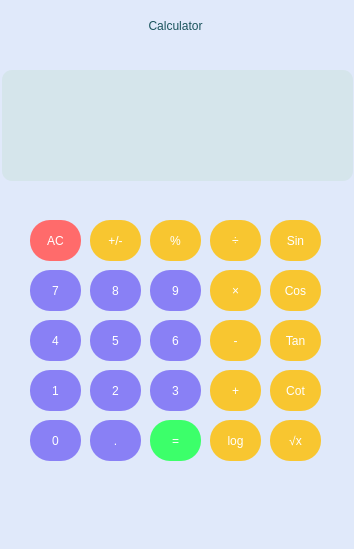
<?xml version="1.0" encoding="UTF-8"?>
<ui version="4.0">
 <class>MainWindow</class>
 <widget class="QMainWindow" name="MainWindow">
  <property name="geometry">
   <rect>
    <x>0</x>
    <y>0</y>
    <width>354</width>
    <height>549</height>
   </rect>
  </property>
  <property name="minimumSize">
   <size>
    <width>354</width>
    <height>549</height>
   </size>
  </property>
  <property name="maximumSize">
   <size>
    <width>354</width>
    <height>549</height>
   </size>
  </property>
  <property name="windowTitle">
   <string>Calculator</string>
  </property>
  <property name="styleSheet">
   <string notr="true">background-color: rgb(224, 233, 250);</string>
  </property>
  <widget class="QWidget" name="centralwidget">
   <widget class="QLineEdit" name="textbox">
    <property name="geometry">
     <rect>
      <x>2</x>
      <y>70</y>
      <width>351</width>
      <height>111</height>
     </rect>
    </property>
    <property name="styleSheet">
     <string notr="true">border-radius: 10px;
color: rgb(34, 109, 121);
font: 700 20pt &quot;Segoe UI&quot;;
background-color: rgb(213, 229, 235);</string>
    </property>
   </widget>
   <widget class="QLabel" name="label">
    <property name="geometry">
     <rect>
      <x>110</x>
      <y>10</y>
      <width>131</width>
      <height>31</height>
     </rect>
    </property>
    <property name="styleSheet">
     <string notr="true">font: 700 20pt &quot;Segoe UI&quot;;
color:rgb(26, 83, 92);
</string>
    </property>
    <property name="text">
     <string>Calculator</string>
    </property>
    <property name="alignment">
     <set>Qt::AlignCenter</set>
    </property>
   </widget>
   <widget class="QPushButton" name="btn_ac">
    <property name="geometry">
     <rect>
      <x>30</x>
      <y>220</y>
      <width>51</width>
      <height>41</height>
     </rect>
    </property>
    <property name="maximumSize">
     <size>
      <width>75</width>
      <height>16777215</height>
     </size>
    </property>
    <property name="styleSheet">
     <string notr="true">QPushButton{
background-color: rgb(255, 107, 107);
font: 700 10pt &quot;Segoe UI&quot;;
color: rgb(255, 255, 255);
border-width: 16px;
border-height: 16px;
border-radius: 20px;
}
QPushButton:pressed{
	background-color: rgb(249, 74, 68);
}
</string>
    </property>
    <property name="text">
     <string>AC</string>
    </property>
   </widget>
   <widget class="QPushButton" name="btn_sign">
    <property name="geometry">
     <rect>
      <x>90</x>
      <y>220</y>
      <width>51</width>
      <height>41</height>
     </rect>
    </property>
    <property name="maximumSize">
     <size>
      <width>75</width>
      <height>16777215</height>
     </size>
    </property>
    <property name="styleSheet">
     <string notr="true">QPushButton
{background-color: rgb(248, 198, 48);
font: 700 15pt &quot;Segoe UI&quot;;
color: rgb(255, 255, 255);
border-width: 16px;
border-height: 16px;
border-radius: 20px;
}
QPushButton:pressed{
	background-color: rgb(222, 168, 41);
}
</string>
    </property>
    <property name="text">
     <string>+/-</string>
    </property>
   </widget>
   <widget class="QPushButton" name="btn_percent">
    <property name="geometry">
     <rect>
      <x>150</x>
      <y>220</y>
      <width>51</width>
      <height>41</height>
     </rect>
    </property>
    <property name="maximumSize">
     <size>
      <width>75</width>
      <height>16777215</height>
     </size>
    </property>
    <property name="styleSheet">
     <string notr="true">QPushButton
{background-color: rgb(248, 198, 48);
font: 700 15pt &quot;Segoe UI&quot;;
color: rgb(255, 255, 255);
border-width: 16px;
border-height: 16px;
border-radius: 20px;
}
QPushButton:pressed{
	background-color: rgb(222, 168, 41);
}
</string>
    </property>
    <property name="text">
     <string>%</string>
    </property>
   </widget>
   <widget class="QPushButton" name="btn_div">
    <property name="geometry">
     <rect>
      <x>210</x>
      <y>220</y>
      <width>51</width>
      <height>41</height>
     </rect>
    </property>
    <property name="maximumSize">
     <size>
      <width>75</width>
      <height>16777215</height>
     </size>
    </property>
    <property name="styleSheet">
     <string notr="true">QPushButton
{background-color: rgb(248, 198, 48);
font: 700 15pt &quot;Segoe UI&quot;;
color: rgb(255, 255, 255);
border-width: 16px;
border-height: 16px;
border-radius: 20px;
}
QPushButton:pressed{
	background-color: rgb(222, 168, 41);
}</string>
    </property>
    <property name="text">
     <string>÷</string>
    </property>
   </widget>
   <widget class="QPushButton" name="btn7">
    <property name="geometry">
     <rect>
      <x>30</x>
      <y>270</y>
      <width>51</width>
      <height>41</height>
     </rect>
    </property>
    <property name="maximumSize">
     <size>
      <width>75</width>
      <height>16777215</height>
     </size>
    </property>
    <property name="styleSheet">
     <string notr="true">QPushButton{
background-color: rgb(137, 128, 245);
font: 700 15pt &quot;Segoe UI&quot;;
color: rgb(255, 255, 255);
border-width: 16px;
border-height: 16px;
border-radius: 20px;
}
QPushButton:pressed
{
	background-color: rgb(101, 95, 182);
}
</string>
    </property>
    <property name="text">
     <string>7</string>
    </property>
   </widget>
   <widget class="QPushButton" name="btn8">
    <property name="geometry">
     <rect>
      <x>90</x>
      <y>270</y>
      <width>51</width>
      <height>41</height>
     </rect>
    </property>
    <property name="maximumSize">
     <size>
      <width>75</width>
      <height>16777215</height>
     </size>
    </property>
    <property name="styleSheet">
     <string notr="true">QPushButton{
background-color: rgb(137, 128, 245);
font: 700 15pt &quot;Segoe UI&quot;;
color: rgb(255, 255, 255);
border-width: 16px;
border-height: 16px;
border-radius: 20px;
}
QPushButton:pressed
{
	background-color: rgb(101, 95, 182);
}
</string>
    </property>
    <property name="text">
     <string>8</string>
    </property>
   </widget>
   <widget class="QPushButton" name="btn9">
    <property name="geometry">
     <rect>
      <x>150</x>
      <y>270</y>
      <width>51</width>
      <height>41</height>
     </rect>
    </property>
    <property name="maximumSize">
     <size>
      <width>75</width>
      <height>16777215</height>
     </size>
    </property>
    <property name="styleSheet">
     <string notr="true">QPushButton{
background-color: rgb(137, 128, 245);
font: 700 15pt &quot;Segoe UI&quot;;
color: rgb(255, 255, 255);
border-width: 16px;
border-height: 16px;
border-radius: 20px;
}
QPushButton:pressed
{
	background-color: rgb(101, 95, 182);
}
</string>
    </property>
    <property name="text">
     <string>9</string>
    </property>
   </widget>
   <widget class="QPushButton" name="btn_mul">
    <property name="geometry">
     <rect>
      <x>210</x>
      <y>270</y>
      <width>51</width>
      <height>41</height>
     </rect>
    </property>
    <property name="maximumSize">
     <size>
      <width>75</width>
      <height>16777215</height>
     </size>
    </property>
    <property name="styleSheet">
     <string notr="true">QPushButton
{background-color: rgb(248, 198, 48);
font: 700 15pt &quot;Segoe UI&quot;;
color: rgb(255, 255, 255);
border-width: 16px;
border-height: 16px;
border-radius: 20px;
}
QPushButton:pressed{
	background-color: rgb(222, 168, 41);
}</string>
    </property>
    <property name="text">
     <string>×</string>
    </property>
   </widget>
   <widget class="QPushButton" name="btn1">
    <property name="geometry">
     <rect>
      <x>30</x>
      <y>370</y>
      <width>51</width>
      <height>41</height>
     </rect>
    </property>
    <property name="maximumSize">
     <size>
      <width>75</width>
      <height>16777215</height>
     </size>
    </property>
    <property name="styleSheet">
     <string notr="true">QPushButton{
background-color: rgb(137, 128, 245);
font: 700 15pt &quot;Segoe UI&quot;;
color: rgb(255, 255, 255);
border-width: 16px;
border-height: 16px;
border-radius: 20px;
}
QPushButton:pressed
{
	background-color: rgb(101, 95, 182);
}
</string>
    </property>
    <property name="text">
     <string>1</string>
    </property>
   </widget>
   <widget class="QPushButton" name="btn2">
    <property name="geometry">
     <rect>
      <x>90</x>
      <y>370</y>
      <width>51</width>
      <height>41</height>
     </rect>
    </property>
    <property name="maximumSize">
     <size>
      <width>75</width>
      <height>16777215</height>
     </size>
    </property>
    <property name="styleSheet">
     <string notr="true">QPushButton{
background-color: rgb(137, 128, 245);
font: 700 15pt &quot;Segoe UI&quot;;
color: rgb(255, 255, 255);
border-width: 16px;
border-height: 16px;
border-radius: 20px;
}
QPushButton:pressed
{
	background-color: rgb(101, 95, 182);
}
</string>
    </property>
    <property name="text">
     <string>2</string>
    </property>
   </widget>
   <widget class="QPushButton" name="btn6">
    <property name="geometry">
     <rect>
      <x>150</x>
      <y>320</y>
      <width>51</width>
      <height>41</height>
     </rect>
    </property>
    <property name="maximumSize">
     <size>
      <width>75</width>
      <height>16777215</height>
     </size>
    </property>
    <property name="styleSheet">
     <string notr="true">QPushButton{
background-color: rgb(137, 128, 245);
font: 700 15pt &quot;Segoe UI&quot;;
color: rgb(255, 255, 255);
border-width: 16px;
border-height: 16px;
border-radius: 20px;
}
QPushButton:pressed
{
	background-color: rgb(101, 95, 182);
}
</string>
    </property>
    <property name="text">
     <string>6</string>
    </property>
   </widget>
   <widget class="QPushButton" name="btn_sub">
    <property name="geometry">
     <rect>
      <x>210</x>
      <y>320</y>
      <width>51</width>
      <height>41</height>
     </rect>
    </property>
    <property name="maximumSize">
     <size>
      <width>75</width>
      <height>16777215</height>
     </size>
    </property>
    <property name="styleSheet">
     <string notr="true">QPushButton
{background-color: rgb(248, 198, 48);
font: 700 15pt &quot;Segoe UI&quot;;
color: rgb(255, 255, 255);
border-width: 16px;
border-height: 16px;
border-radius: 20px;}
QPushButton:pressed{
	background-color: rgb(222, 168, 41);
}
</string>
    </property>
    <property name="text">
     <string>-</string>
    </property>
   </widget>
   <widget class="QPushButton" name="btn4">
    <property name="geometry">
     <rect>
      <x>30</x>
      <y>320</y>
      <width>51</width>
      <height>41</height>
     </rect>
    </property>
    <property name="maximumSize">
     <size>
      <width>75</width>
      <height>16777215</height>
     </size>
    </property>
    <property name="styleSheet">
     <string notr="true">QPushButton{
background-color: rgb(137, 128, 245);
font: 700 15pt &quot;Segoe UI&quot;;
color: rgb(255, 255, 255);
border-width: 16px;
border-height: 16px;
border-radius: 20px;
}
QPushButton:pressed
{
	background-color: rgb(101, 95, 182);
}
</string>
    </property>
    <property name="text">
     <string>4</string>
    </property>
   </widget>
   <widget class="QPushButton" name="btn5">
    <property name="geometry">
     <rect>
      <x>90</x>
      <y>320</y>
      <width>51</width>
      <height>41</height>
     </rect>
    </property>
    <property name="maximumSize">
     <size>
      <width>75</width>
      <height>16777215</height>
     </size>
    </property>
    <property name="styleSheet">
     <string notr="true">QPushButton{
background-color: rgb(137, 128, 245);
font: 700 15pt &quot;Segoe UI&quot;;
color: rgb(255, 255, 255);
border-width: 16px;
border-height: 16px;
border-radius: 20px;
}
QPushButton:pressed
{
	background-color: rgb(101, 95, 182);
}
</string>
    </property>
    <property name="text">
     <string>5</string>
    </property>
   </widget>
   <widget class="QPushButton" name="btn0">
    <property name="geometry">
     <rect>
      <x>30</x>
      <y>420</y>
      <width>51</width>
      <height>41</height>
     </rect>
    </property>
    <property name="maximumSize">
     <size>
      <width>75</width>
      <height>16777215</height>
     </size>
    </property>
    <property name="styleSheet">
     <string notr="true">QPushButton{
background-color: rgb(137, 128, 245);
font: 700 15pt &quot;Segoe UI&quot;;
color: rgb(255, 255, 255);
border-width: 16px;
border-height: 16px;
border-radius: 20px;
}
QPushButton:pressed
{
	background-color: rgb(101, 95, 182);
}
</string>
    </property>
    <property name="text">
     <string>0</string>
    </property>
   </widget>
   <widget class="QPushButton" name="btn_dot">
    <property name="geometry">
     <rect>
      <x>90</x>
      <y>420</y>
      <width>51</width>
      <height>41</height>
     </rect>
    </property>
    <property name="maximumSize">
     <size>
      <width>75</width>
      <height>16777215</height>
     </size>
    </property>
    <property name="styleSheet">
     <string notr="true">QPushButton{
background-color: rgb(137, 128, 245);
font: 700 15pt &quot;Segoe UI&quot;;
color: rgb(255, 255, 255);
border-width: 16px;
border-height: 16px;
border-radius: 20px;
}
QPushButton:pressed
{
	background-color: rgb(101, 95, 182);
}
</string>
    </property>
    <property name="text">
     <string>.</string>
    </property>
   </widget>
   <widget class="QPushButton" name="btn_eq">
    <property name="geometry">
     <rect>
      <x>150</x>
      <y>420</y>
      <width>51</width>
      <height>41</height>
     </rect>
    </property>
    <property name="maximumSize">
     <size>
      <width>75</width>
      <height>16777215</height>
     </size>
    </property>
    <property name="styleSheet">
     <string notr="true">QPushButton
{font: 700 9pt &quot;Segoe UI&quot;;
font: 17pt &quot;Segoe UI&quot;;
background-color: rgb(60, 255, 106);
color: rgb(255, 255, 255);
border-width: 16px;
border-height: 16px;
border-radius: 20px;
padding-down: 15px
}
QPushButton:pressed{
	
	background-color: rgb(50, 213, 88);
}


</string>
    </property>
    <property name="text">
     <string>=</string>
    </property>
   </widget>
   <widget class="QPushButton" name="btn_log">
    <property name="geometry">
     <rect>
      <x>210</x>
      <y>420</y>
      <width>51</width>
      <height>41</height>
     </rect>
    </property>
    <property name="maximumSize">
     <size>
      <width>75</width>
      <height>16777215</height>
     </size>
    </property>
    <property name="styleSheet">
     <string notr="true">QPushButton
{background-color: rgb(248, 198, 48);
font: 700 12pt &quot;Segoe UI&quot;;
color: rgb(255, 255, 255);
border-width: 16px;
border-height: 16px;
border-radius: 20px;}
QPushButton:pressed{
	background-color: rgb(222, 168, 41);
}
</string>
    </property>
    <property name="text">
     <string>log</string>
    </property>
   </widget>
   <widget class="QPushButton" name="btn3">
    <property name="geometry">
     <rect>
      <x>150</x>
      <y>370</y>
      <width>51</width>
      <height>41</height>
     </rect>
    </property>
    <property name="maximumSize">
     <size>
      <width>75</width>
      <height>16777215</height>
     </size>
    </property>
    <property name="styleSheet">
     <string notr="true">QPushButton{
background-color: rgb(137, 128, 245);
font: 700 15pt &quot;Segoe UI&quot;;
color: rgb(255, 255, 255);
border-width: 16px;
border-height: 16px;
border-radius: 20px;
}
QPushButton:pressed
{
	background-color: rgb(101, 95, 182);
}
</string>
    </property>
    <property name="text">
     <string>3</string>
    </property>
   </widget>
   <widget class="QPushButton" name="btn_sum">
    <property name="geometry">
     <rect>
      <x>210</x>
      <y>370</y>
      <width>51</width>
      <height>41</height>
     </rect>
    </property>
    <property name="maximumSize">
     <size>
      <width>75</width>
      <height>16777215</height>
     </size>
    </property>
    <property name="styleSheet">
     <string notr="true">QPushButton
{background-color: rgb(248, 198, 48);
font: 700 15pt &quot;Segoe UI&quot;;
color: rgb(255, 255, 255);
border-width: 16px;
border-height: 16px;
border-radius: 20px;}
QPushButton:pressed{
	background-color: rgb(222, 168, 41);
}</string>
    </property>
    <property name="text">
     <string>+</string>
    </property>
   </widget>
   <widget class="QPushButton" name="btn_sin">
    <property name="geometry">
     <rect>
      <x>270</x>
      <y>220</y>
      <width>51</width>
      <height>41</height>
     </rect>
    </property>
    <property name="maximumSize">
     <size>
      <width>75</width>
      <height>16777215</height>
     </size>
    </property>
    <property name="styleSheet">
     <string notr="true">QPushButton
{background-color: rgb(248, 198, 48);
font: 700 12pt &quot;Segoe UI&quot;;
color: rgb(255, 255, 255);
border-width: 16px;
border-height: 16px;
border-radius: 20px;
}
QPushButton:pressed{
	background-color: rgb(222, 168, 41);
}</string>
    </property>
    <property name="text">
     <string>Sin</string>
    </property>
   </widget>
   <widget class="QPushButton" name="btn_cos">
    <property name="geometry">
     <rect>
      <x>270</x>
      <y>270</y>
      <width>51</width>
      <height>41</height>
     </rect>
    </property>
    <property name="maximumSize">
     <size>
      <width>75</width>
      <height>16777215</height>
     </size>
    </property>
    <property name="styleSheet">
     <string notr="true">QPushButton
{background-color: rgb(248, 198, 48);
font: 700 12pt &quot;Segoe UI&quot;;
color: rgb(255, 255, 255);
border-width: 16px;
border-height: 16px;
border-radius: 20px;
}
QPushButton:pressed{
	background-color: rgb(222, 168, 41);
}</string>
    </property>
    <property name="text">
     <string>Cos</string>
    </property>
   </widget>
   <widget class="QPushButton" name="btn_sqrt">
    <property name="geometry">
     <rect>
      <x>270</x>
      <y>420</y>
      <width>51</width>
      <height>41</height>
     </rect>
    </property>
    <property name="maximumSize">
     <size>
      <width>75</width>
      <height>16777215</height>
     </size>
    </property>
    <property name="styleSheet">
     <string notr="true">QPushButton
{background-color: rgb(248, 198, 48);
font: 700 14pt &quot;Segoe UI&quot;;
color: rgb(255, 255, 255);
border-width: 16px;
border-height: 16px;
border-radius: 20px;}
QPushButton:pressed{
	background-color: rgb(222, 168, 41);
}
</string>
    </property>
    <property name="text">
     <string>√x</string>
    </property>
   </widget>
   <widget class="QPushButton" name="btn_tan">
    <property name="geometry">
     <rect>
      <x>270</x>
      <y>320</y>
      <width>51</width>
      <height>41</height>
     </rect>
    </property>
    <property name="maximumSize">
     <size>
      <width>75</width>
      <height>16777215</height>
     </size>
    </property>
    <property name="styleSheet">
     <string notr="true">QPushButton
{background-color: rgb(248, 198, 48);
font: 700 12pt &quot;Segoe UI&quot;;
color: rgb(255, 255, 255);
border-width: 16px;
border-height: 16px;
border-radius: 20px;}
QPushButton:pressed{
	background-color: rgb(222, 168, 41);
}
</string>
    </property>
    <property name="text">
     <string>Tan</string>
    </property>
   </widget>
   <widget class="QPushButton" name="btn_cot">
    <property name="geometry">
     <rect>
      <x>270</x>
      <y>370</y>
      <width>51</width>
      <height>41</height>
     </rect>
    </property>
    <property name="maximumSize">
     <size>
      <width>75</width>
      <height>16777215</height>
     </size>
    </property>
    <property name="styleSheet">
     <string notr="true">QPushButton
{background-color: rgb(248, 198, 48);
font: 700 12pt &quot;Segoe UI&quot;;
color: rgb(255, 255, 255);
border-width: 16px;
border-height: 16px;
border-radius: 20px;}
QPushButton:pressed{
	background-color: rgb(222, 168, 41);
}</string>
    </property>
    <property name="text">
     <string>Cot</string>
    </property>
   </widget>
  </widget>
  <widget class="QMenuBar" name="menubar">
   <property name="geometry">
    <rect>
     <x>0</x>
     <y>0</y>
     <width>354</width>
     <height>22</height>
    </rect>
   </property>
  </widget>
  <widget class="QStatusBar" name="statusbar"/>
 </widget>
 <resources/>
 <connections/>
</ui>
